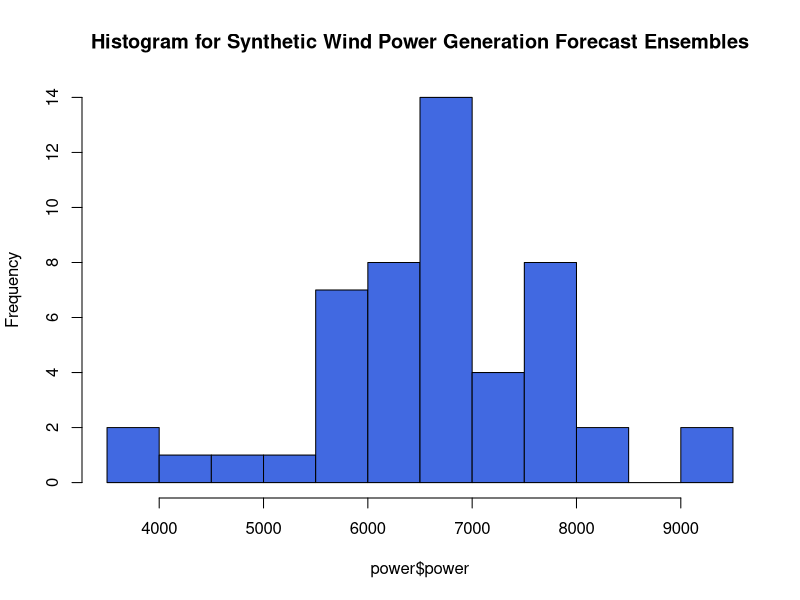
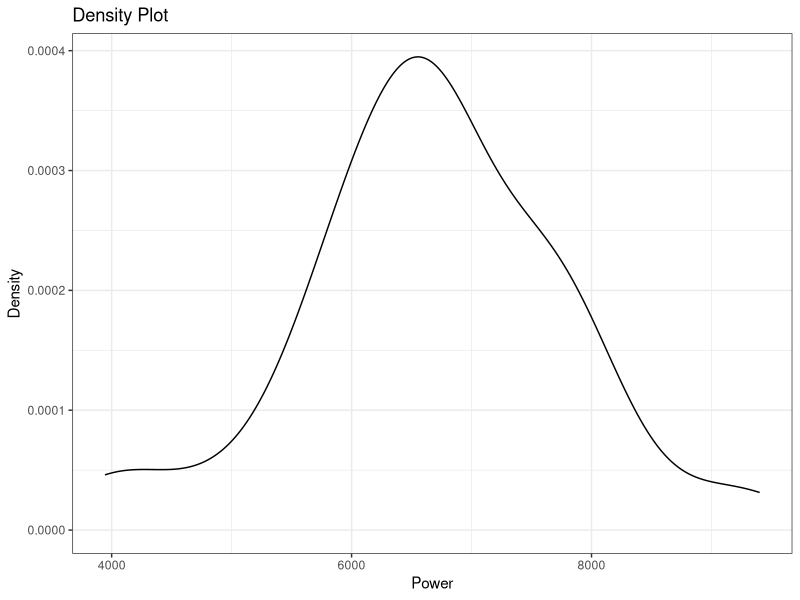
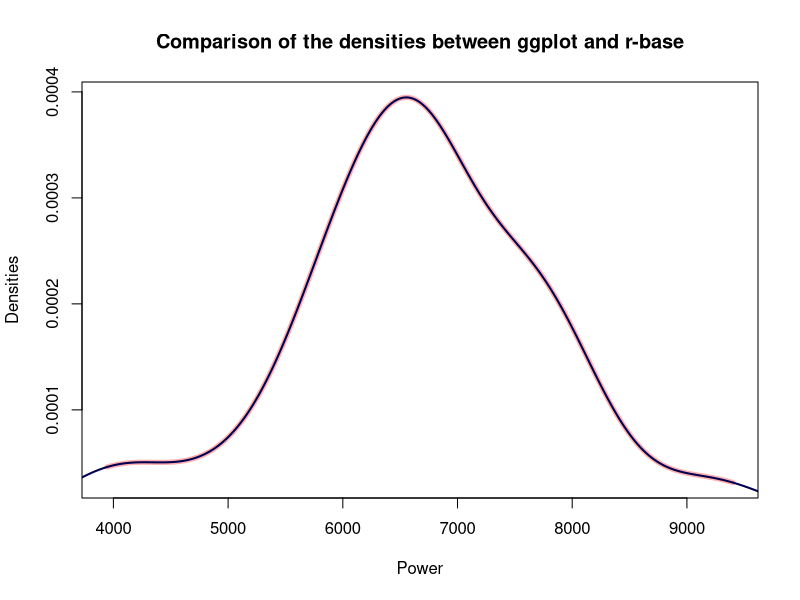
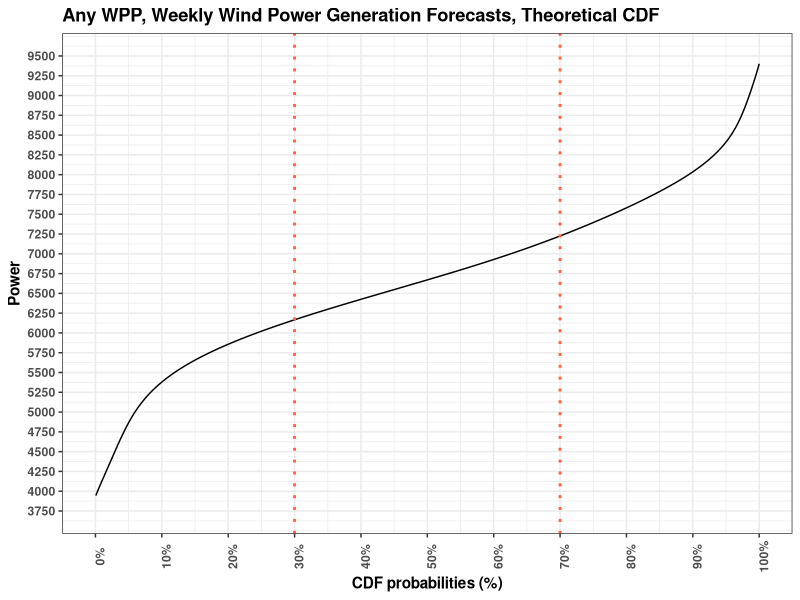
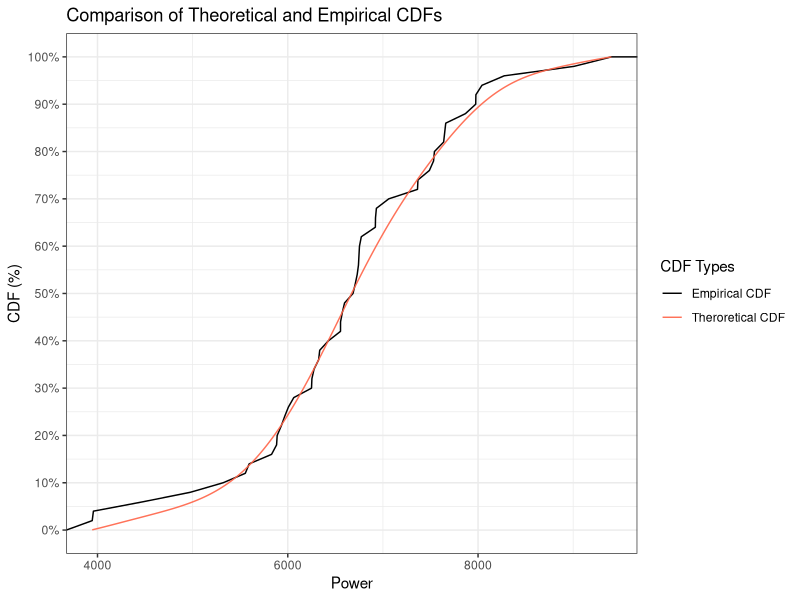

Write the R code that produced these figures, in order.
## ---- chunk 1
knitr::opts_chunk$set(echo = TRUE)
## ---- chunk 2
#Let's avoid using scientific notation
options(scipen = 999)

# Create a sample power forecast data with 50 ensembles for weekly total power generation of a wind power plant with 100 MWs of installed power and 40% capacity factor 
power = data.frame(power = rnorm(50,mean = 7*24*100*0.4, sd = 1000))
hist(power$power, breaks=12, main = "Histogram for Synthetic Wind Power Generation Forecast Ensembles",col="royalblue")  
## ---- chunk 3
dens = density(power$power)
str(dens)

filled = c()

# Regular Grids?
{for (i in 1:(length(dens$x)-1)) {
  
  filled[i] = diff(dens$x[i:(i+1)])
  
  }

a = c()
for (i in 1:(length(filled)-1)) {
  a[i] = diff(filled[i:(i+1)]) <= 0.000001
}
}
print(all(a))
rm(filled, a)

## ---- chunk 4
library(ggplot2)

# Density plot of the ggplot
(m = ggplot(power, aes(x = power)) + 
    geom_density() +
    theme_bw() +
    labs(x = "Power", y = "Density", title = "Density Plot"))
  

# Take the data of the plot.
p = ggplot_build(m)

## ---- chunk 5
# First, ggplot's densities with red thick line then r's base densities with black thinner line.
plot(p$data[[1]]$x,p$data[[1]]$y, type = "l", col="#FF000050",lwd = 5,
     main = "Comparison of the densities between ggplot and r-base", 
     xlab = "Power",
     ylab = "Densities")
lines(dens$x, dens$y,col="#000050",lwd =2 )

## ---- chunk 6
# Is the area under the curve is equal to 1?
sum(dens$y)*diff(dens$x[1:2])

## ---- chunk 7
# Extract the data from the output of the ggplot_build()
prob_frcst = p$data[[1]]

# A function to create probabilities for each bin of the density plot.
scaling = function(x) {
  
  (x)/(sum(x))
  
}

prob_frcst$cdf = cumsum(scaling(prob_frcst$density))

## ---- chunk 8
# A function that makes a number rounded towards up or down by a user specified number.
round_it = function(x, roundto, tow = "up") {
  if(tow == "up") {  #Yukar? Yuvarla
    x + (roundto - x %% roundto)
  } else {
    if(tow == "down") {  #Asagi Yuvarla
      x - (x %% roundto)
    }
  }
}

# ggplot function for making easy to visualize the CDFs
plot_cdf =  function(data, prob_1, prob_2, wpp_name) {
  
  minimum = round_it(min(data$x),250,"down")
  maximum = round_it(max(data$x),250,"up")
  
  ggplot(data, aes(x = x, y = cdf)) +
    geom_line() +
    scale_x_continuous(name = "Power", 
                       limits = c(minimum,maximum), 
                       breaks = seq(minimum,maximum,250)) +
    scale_y_continuous(name = "CDF probabilities (%)",
                       limits = c(0,1),
                       breaks = seq(0,1,0.1),
                       labels = scales::percent) +
    ggtitle(paste(wpp_name,"WPP, Weekly Wind Power Generation Forecasts, Theoretical CDF")) +
    theme_bw()+
    theme(text = element_text(face = "bold"),
          axis.text.x = element_text(angle = 90)) +
    geom_hline(yintercept = prob_1, color = "tomato", linetype = "dotted", lwd = 1) +
    geom_hline(yintercept = prob_2, color = "tomato", linetype = "dotted", lwd = 1) +
    coord_flip()
  
}

plot_cdf(prob_frcst, prob_1 = 0.3, prob_2 = 0.7,wpp_name = "Any")
## ---- chunk 9
# A method for extracting the closest CDF to 30% and 70%.
(percent30_i = which.min(abs(prob_frcst$cdf-0.3)))
(percent70_i = which.min(abs(prob_frcst$cdf-0.7)))

percent_index_finder = function(data, prob) {
  
  which.min(abs(data-prob))
  
}

prob_extraction = data.frame(Probabilities = seq(0.1,0.9,0.1), Value = 0)

for (i in (1:nrow(prob_extraction))) {
  
  prob_extraction[i,2] = prob_frcst$x[percent_index_finder(prob_frcst$cdf,prob_extraction[i,1])]
  
}

prob_extraction

## ---- chunk 10
# Comparison plot for the eCDF and theoretical CDFs
ggplot(power, aes(power)) + 
  stat_ecdf(geom = "line", aes(color = "Empirical CDF")) +
  geom_line(data = prob_frcst, aes(x = x, y = cdf, color = "Theroretical CDF"), alpha = 0.9) +
  scale_x_continuous(name = "Power")+
  scale_y_continuous(name = "CDF (%)", labels = scales::percent, breaks = seq(0,1,0.1))+
  ggtitle("Comparison of Theoretical and Empirical CDFs") +
  scale_color_manual(name = "CDF Types", values = c("Empirical CDF" = "black","Theroretical CDF"="tomato")) +
  theme_bw()
  
